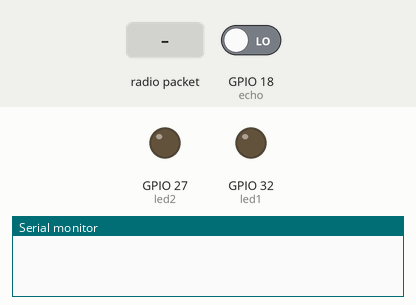
This sketch was run on a simulated ESP32. On the bench: output pins drawn as LEDs (lit = HIGH), the last lines printed to the serial monitor. Inputs (shaded band) come from the test bench; at power-on: GPIO 18 (echo) LOW. Pins used as bus, display or sensor lines are not drawn.

Above: at 1.2 s.
1.3 s: radio packet "nodeonEasy" arrives
At 3.5 s:
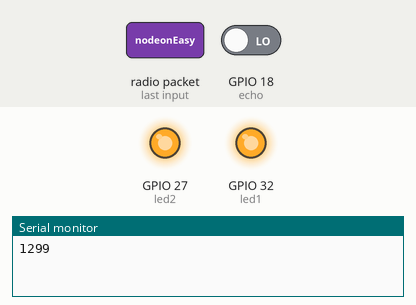
3.8 s: radio packet "nodeonHard" arrives
At 5.9 s:
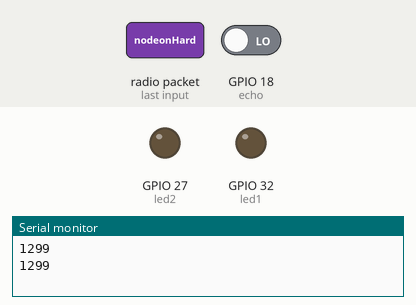
6.3 s: radio packet "nodeoff" arrives
7.8 s: radio packet "nodeonMed" arrives
At 9.4 s:
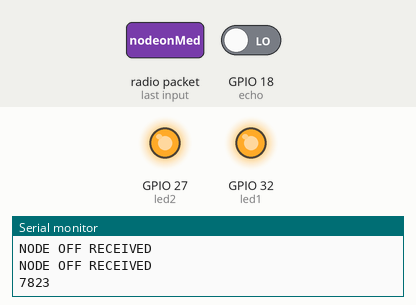
Timing chart, 0 to 10.9 s (numbered marks = the images above; inputs shaded):
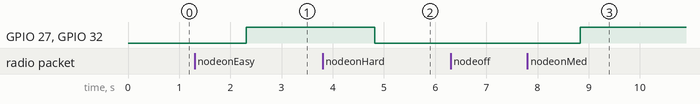

Measured:
- after the input at 1.3 s, GPIO 27 (led2), GPIO 32 (led1): LOW → HIGH after 1.0 s
- after the input at 3.8 s, GPIO 27 (led2), GPIO 32 (led1): HIGH → LOW after 1.0 s
- after the input at 7.8 s, GPIO 27 (led2), GPIO 32 (led1): LOW → HIGH after 1.0 s

The sketch:

3nodes.ino
```cpp
int led1 = 32;
int led2 = 27;
int echo = 18;
int trig = 5;
int c = 0;

 unsigned long interval = 0;
   unsigned long last = 0;
   unsigned long current = 0;

bool sensorTrig = false;
bool timeUpdated = false;
bool timeFail = false;
bool cUpdated = true;
bool nodeoff = false;
#include <esp_now.h>
#include <WiFi.h>

// Replace with the MAC address of ESP32 #1
uint8_t mainAddress[] = {0x24, 0xDC, 0xC3, 0x98, 0xFB, 0x50};

void setup() {
  Serial.begin(115200);
  WiFi.mode(WIFI_STA);


  pinMode(led1,OUTPUT);
  pinMode(led2,OUTPUT);
  pinMode(trig,OUTPUT);
  pinMode(echo,INPUT);


  if (esp_now_init() != ESP_OK) {
    Serial.println("ESP-NOW initialization failed");
    delay(1000);
    ESP.restart();
  }

  esp_now_peer_info_t peerInfo = {};
  memcpy(peerInfo.peer_addr, mainAddress, 6);


  esp_now_add_peer(&peerInfo);

  esp_now_register_recv_cb(receiveCallback);
}
float readSensor()
{

  digitalWrite(5, LOW);
  delay(2);
  digitalWrite(5, HIGH);
  delay(10);
  digitalWrite(5, LOW);
  float distance = pulseIn(18, HIGH)/58;
  return distance;
}

void receiveCallback(const uint8_t *macAddr, const uint8_t *data, int dataLen)
{
  String message = String((char *)data);
   if (message == "nodeonEasy" && !timeUpdated)
    {
     last = current;
     timeUpdated = true;
    }

    if (message == "nodeonMed" && !timeUpdated)
    {
     last = current;
     timeUpdated = true;
    }
     if (message == "nodeonHard" && !timeUpdated)
    {
     last = current;
     timeUpdated = true;
    }


  if (message == "nodeonEasy" && !sensorTrig && !timeFail && cUpdated)
   {
     interval = 6000;
    float distance = readSensor();
   // Serial.println(current);
      Serial.println(last);

//Serial.println(distance);
digitalWrite(led1, HIGH);
digitalWrite(led2, HIGH);
    if(distance <35 && distance >0)
    {
      sensorTrig = true;
    digitalWrite(led1, LOW);
    digitalWrite(led2, LOW);
    cUpdated = false;
    }
    else if(current - last >= interval )
    {
      timeFail = true;
    digitalWrite(led1, LOW);
    digitalWrite(led2, LOW);
        cUpdated = false;

    }
  }
   if (message == "nodeonMed" && !sensorTrig && !timeFail && cUpdated)
   {
     interval = 4000;
    float distance = readSensor();
   // Serial.println(current);
      Serial.println(last);

//Serial.println(distance);
digitalWrite(led1, HIGH);
digitalWrite(led2, HIGH);
    if(distance <35 && distance >0)
    {
      sensorTrig = true;
    digitalWrite(led1, LOW);
    digitalWrite(led2, LOW);
    cUpdated = false;
    }
    else if(current - last >= interval )
    {
      timeFail = true;
    digitalWrite(led1, LOW);
    digitalWrite(led2, LOW);
        cUpdated = false;

    }
  }
   if (message == "nodeonHard" && !sensorTrig && !timeFail && cUpdated)
   {
     interval = 2000;
    float distance = readSensor();
   // Serial.println(current);
      Serial.println(last);

//Serial.println(distance);
digitalWrite(led1, HIGH);
digitalWrite(led2, HIGH);
    if(distance <35 && distance >0)
    {
      sensorTrig = true;
    digitalWrite(led1, LOW);
    digitalWrite(led2, LOW);
    cUpdated = false;
    }
    else if(current - last >= interval )
    {
      timeFail = true;
    digitalWrite(led1, LOW);
    digitalWrite(led2, LOW);
        cUpdated = false;

    }
  }

  if(message == "nodeoff")
    {
      Serial.println("NODE OFF RECEIVED");
      digitalWrite(led1, LOW);
    digitalWrite(led2, LOW);
    timeUpdated = false;
    cUpdated = true;
    nodeoff = true;

    }
}

void loop()
 {

    current = millis();

 if (sensorTrig)
{
    uint8_t sensorTriggered[] = "sensor:Triggered";
  esp_now_send(mainAddress, sensorTriggered, sizeof(sensorTriggered));
  sensorTrig = false;
}
if (timeFail)
{

  uint8_t timeFailed[] = "timeFailed";
  esp_now_send(mainAddress, timeFailed, sizeof(timeFailed));
  timeFail = false;
}
if (nodeoff)
{
           Serial.println("NODE OFF RECEIVED");

  uint8_t newCycle[] = "newCycle";
  esp_now_send(mainAddress, newCycle, sizeof(newCycle));
  nodeoff = false;
}


}
```
